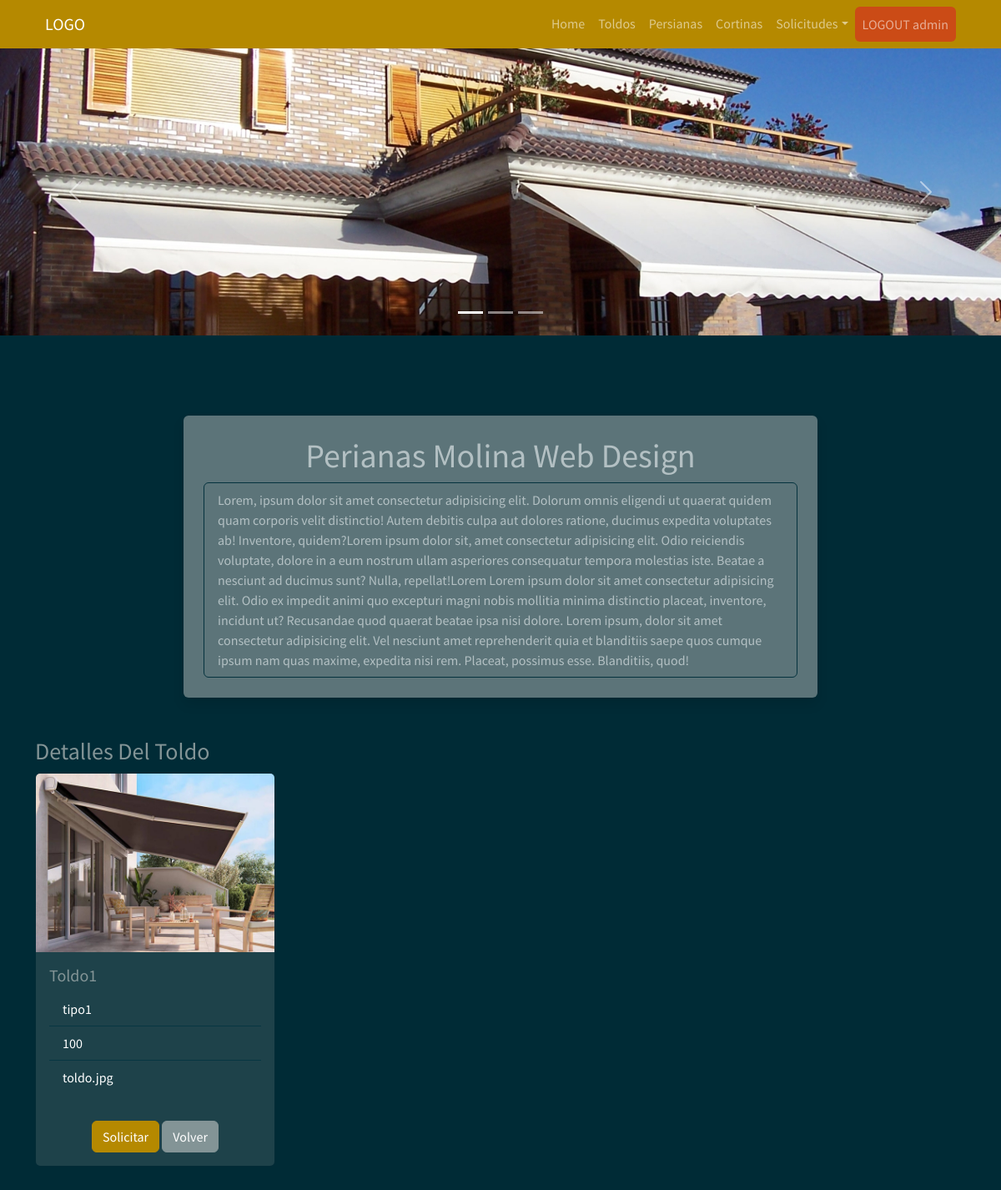
The app's page /toldo_user (signed in) with its own data.
### myapp/models.py (models this page shows)
    class Toldo(db.Model):
        __tablename__ = "Toldo"  # Nombre de la tabla que se crea
        Toldo_id = db.Column("toldo_id", db.Integer, Sequence(
            'toldo_id_seq'),  primary_key=True)
        Modelo = db.Column(db.String(20))
        Tipo = db.Column(db.String(30))
        Dimensiones = db.Column(db.String(30))
        Imagen = db.Column(db.String(30))

### myapp/views.py (the view)
    @app.route("/toldo_user", methods=["GET", "POST"])
    def toldo_user():
        list_toldo = db_access["list_toldos"]
        toldos = list_toldo()
        usuario = session['usuario']
        usu = usuario
        return render_template("user/toldos_user.html", toldos=toldos, usu=usu)

### myapp/templates/user/toldos_user.html (shortened to what this page needs)
<!DOCTYPE html>
<html>
<head>
    <link href="https://cdn.jsdelivr.net/npm/bootstrap@5.1.3/dist/css/bootstrap.min.css" rel="stylesheet"
>
    <link rel="stylesheet" href="../static/style/bootstrap.min(8).css">
    <link href="https://cdnjs.cloudflare.com/ajax/libs/font-awesome/4.0.3/css/font-awesome.css" rel="stylesheet">
</head>
<body>
    {% include 'includes/navbar_user.html' %}
    <div id="carouselExampleIndicators" class="carousel slide" data-bs-ride="carousel">
        <ol class="carousel-indicators">
            <li data-bs-target="#carouselExampleIndicators" data-bs-slide-to="0" class="active"></li>
            <li data-bs-target="#carouselExampleIndicators" data-bs-slide-to="1"></li>
            <li data-bs-target="#carouselExampleIndicators" data-bs-slide-to="2"></li>
        </ol>
        <div class="carousel-inner">
            <div class="carousel-item active">
                <img src="../static/style/img/carrousel/6.jpg" class="d-block w-100" alt="..."
                    style="max-width:100%;height:auto;">
            </div>
        </div>
        <a class="carousel-control-prev" href="#carouselExampleIndicators" role="button" data-bs-slide="prev">
            <span class="carousel-control-prev-icon" aria-hidden="true"></span>
        </a>
        <a class="carousel-control-next" href="#carouselExampleIndicators" role="button" data-bs-slide="next">
            <span class="carousel-control-next-icon" aria-hidden="true"></span>
        </a>
    </div>
    <section class="pt-5 pb-5">
        <div class="container">
            <div class="row justify-content-center mt-5">
                <div class="col-8 bg-secondary p-4 rounded shadow text-white" style="opacity: 0.7;">
                    <h1 class=" row justify-content-center ">Perianas Molina Web Design</h1>
                    <ul class="list-group">
                        <li class="list-group-item">Lorem, ipsum dolor sit amet consectetur adipisicing elit. Dolorum
                            omnis
                            eligendi ut quaerat quidem quam corporis velit distinctio! Autem debitis culpa aut dolores
                            ratione, ducimus expedita voluptates ab! Inventore, quidem?Lorem ipsum dolor sit, amet
                            consectetur adipisicing elit. Odio reiciendis voluptate, dolore in a eum nostrum ullam
                            asperiores consequatur tempora molestias iste. Beatae a nesciunt ad ducimus sunt? Nulla,
                            repellat!Lorem Lorem ipsum dolor sit amet consectetur adipisicing elit. Odio ex impedit
                            animi
                            quo excepturi magni nobis mollitia minima distinctio placeat, inventore, incidunt ut?
                            Recusandae
                            quod quaerat beatae ipsa nisi dolore. Lorem ipsum, dolor sit amet consectetur adipisicing
                            elit.
                            Vel nesciunt amet reprehenderit quia et blanditiis saepe quos cumque ipsum nam quas maxime,
                            expedita nisi rem. Placeat, possimus esse. Blanditiis, quod!</li>
                    </ul>
                </div>
            </div>
            <div class="row mt-5">
                {% for toldo in toldos %}
                <div class="col-4">
                    <p class="list-group">
                    <h3>Detalles Del Toldo</h3>
                    <div class="card" style="width: 18rem;">
                        <img src="../static/style/img/{{toldo.Imagen}}" class="card-img-top" alt="...">
                        <div class="card-body">
                            <h5 class="card-title">
                                {{toldo.Modelo}}
                            </h5>
                            <ul class="list-group list-group-flush">
                                <li class="list-group-item">
                                    {{toldo.Tipo}}
                                </li>
                                <li class="list-group-item">
                                    {{toldo.Dimensiones}}
                                </li>
                                <li class="list-group-item">
                                    {{toldo.Imagen}}
                                </li>
                            </ul>
                        </div>
                        <div class="card-body mx-auto">
                            <a class="btn btn-primary" href="/details_toldo/{{toldo.Toldo_id}}">Solicitar</a>
                            <a class="btn btn-secondary" href="#">Volver</a>
                        </div>
                    </div>
                    </p>
                </div>
                {% endfor %}
            </div>
        </div>
    </section>
</body>
</html>

### records on screen
Toldo: Imagen (picture), Modelo "Toldo1", Tipo "tipo1", Dimensiones "100", Imagen "toldo.jpg"

### other values on screen
{{ usu }} "admin"
